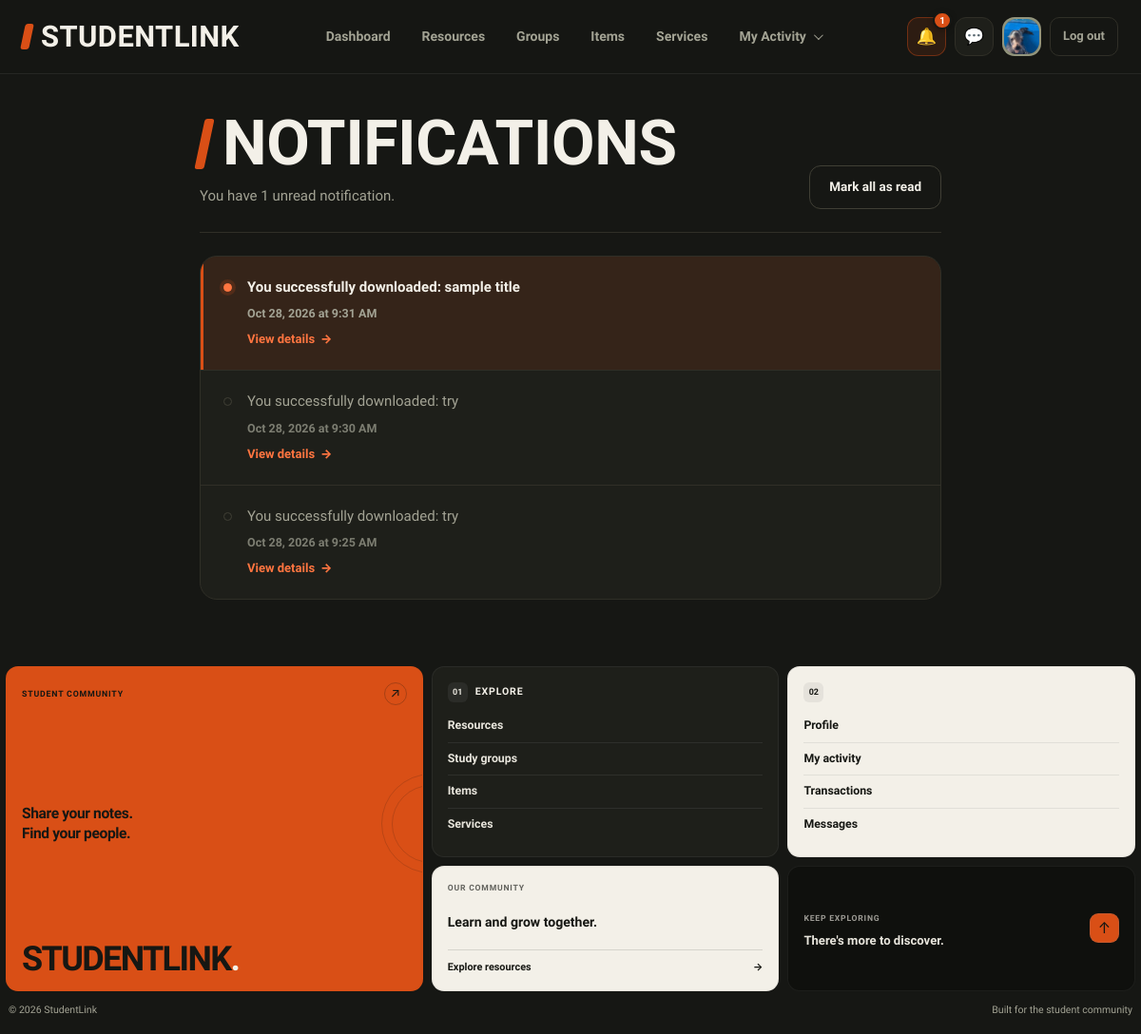
Screenshot of /notifications.php (signed in) with the database file from the repository.
### tables this page shows
CREATE TABLE `users` (
  `id` int(10) UNSIGNED NOT NULL,
  `full_name` varchar(100) NOT NULL,
  `email` varchar(150) NOT NULL,
  `password_hash` varchar(255) DEFAULT NULL,
  `google_id` varchar(64) DEFAULT NULL,
  `course` varchar(50) DEFAULT NULL,
  `year_level` varchar(20) DEFAULT NULL,
  `about` text DEFAULT NULL,
  `skills` varchar(255) DEFAULT NULL,
  `photo_path` varchar(255) DEFAULT NULL,
  `role` enum('student','admin') NOT NULL DEFAULT 'student',
  `status` enum('Active','Suspended') NOT NULL DEFAULT 'Active',
  `created_at` timestamp NOT NULL DEFAULT current_timestamp()
);

CREATE TABLE `notifications` (
  `id` int(10) UNSIGNED NOT NULL,
  `user_id` int(10) UNSIGNED NOT NULL,
  `message` varchar(255) NOT NULL,
  `link` varchar(255) DEFAULT NULL,
  `is_read` tinyint(1) NOT NULL DEFAULT 0,
  `created_at` timestamp NOT NULL DEFAULT current_timestamp()
);

### includes/functions.php (called while the page is built, shortened)
<?php
function e($v) {
    return htmlspecialchars((string)$v, ENT_QUOTES, 'UTF-8');
}

### notifications.php (the view, shortened to what this page needs)
<?php
require_once __DIR__ . '/db_connect.php';
require_once __DIR__ . '/includes/functions.php';
$userId = (int) $_SESSION['user_id'];
$notifications = [];
$stmt = $conn->prepare(
    "SELECT id, user_id, message, link, is_read, created_at
     FROM notifications
     WHERE user_id = ?
     ORDER BY created_at DESC, id DESC"
);
$stmt->bind_param('i', $userId);
$stmt->execute();
$result = $stmt->get_result();
while ($row = $result->fetch_assoc()) {
    $notifications[] = $row;
}
$unreadCount = 0;
foreach ($notifications as $notification) {
    if ((int) $notification['is_read'] === 0) {
        $unreadCount++;
    }
}
$active = 'notifications';
$css = ['notifications'];
include __DIR__ . '/includes/header.php';
?>
<main class="wrap narrow">
    <header class="page-head head-row">
        <div>
            <h1>Notifications</h1>
            <p class="meta">
                <?php if ($unreadCount > 0): ?>
                    You have <?= $unreadCount ?>
                    unread notification<?= $unreadCount === 1 ? '' : 's' ?>.
                <?php else: ?>
                    You're all caught up.
                <?php endif; ?>
            </p>
        </div>
        <form method="post" action="notifications.php">
            <button
                type="submit"
                class="btn btn-ghost"
                <?= $unreadCount === 0 ? 'disabled' : '' ?>
            >
                Mark all as read
            </button>
        </form>
    </header>
    <ul class="notes">
        <?php if (empty($notifications)): ?>
            <li class="note">
                <div>
                    <p>You don't have any notifications yet.</p>
                    <small class="meta">
                        New notifications will appear here.
                    </small>
                </div>
            </li>
        <?php else: ?>
            <?php foreach ($notifications as $n): ?>
                <?php $unread = (int) $n['is_read'] === 0; ?>
                <li class="note<?= $unread ? ' unread' : '' ?>">
                    <span class="dot" aria-hidden="true"></span>
                    <div>
                        <p><?= nl2br(e($n['message'])) ?></p>
                        <time datetime="<?= e(date('c', strtotime($n['created_at']))) ?>">
                            <?= e(date('M j, Y \a\t g:i A', strtotime($n['created_at']))) ?>
                        </time>
                        <?php if (!empty($n['link'])): ?>
                            <p>
                                <a href="<?= e($n['link']) ?>">
                                    View details
                                </a>
                            </p>
                        <?php endif; ?>
                    </div>
                </li>
            <?php endforeach; ?>
        <?php endif; ?>
    </ul>
</main>
<?php include __DIR__ . '/includes/footer.php'; ?>

### includes/header.php (shortened to what this page needs)
<?php
require_once __DIR__ . '/functions.php';
require_once __DIR__ . '/../db_connect.php';
$css = $css ?? [];
$active = $active ?? '';
$bare = $bare ?? false;
$headerName = $_SESSION['full_name']
    ?? $_SESSION['user']
    ?? 'Student';
$headerPhoto = '';
$unreadNotificationCount = 0;
if (!empty($_SESSION['user_id'])) {
    $headerUserId = (int) $_SESSION['user_id'];
    $photoStmt = $conn->prepare("
        SELECT full_name, photo_path
        FROM users
        WHERE id = ?
        LIMIT 1
    ");
    if ($photoStmt) {
        $photoStmt->bind_param('i', $headerUserId);
        $photoStmt->execute();
        $photoResult = $photoStmt->get_result();
        $headerUser = $photoResult->fetch_assoc();
        if ($headerUser) {
            $headerName = $headerUser['full_name'] ?: $headerName;
            if (!empty($headerUser['photo_path'])) {
                $headerPhoto = $headerUser['photo_path'];
            }
        }
    }
    $notificationStmt = $conn->prepare("
        SELECT COUNT(*) AS unread_count
        FROM notifications
        WHERE user_id = ?
        AND is_read = 0
    ");
    if ($notificationStmt) {
        $notificationStmt->bind_param('i', $headerUserId);
        $notificationStmt->execute();
        $notificationResult = $notificationStmt->get_result();
        $notificationRow = $notificationResult->fetch_assoc();
        $unreadNotificationCount = (int) (
            $notificationRow['unread_count'] ?? 0
        );
    }
}
?>
<!DOCTYPE html>
<html lang="en">
<head>
    <?php foreach ($css as $stylesheet): ?>
        <link
            rel="stylesheet"
            href="css/<?= e($stylesheet) ?>.css"
        >
    <?php endforeach; ?>
</head>
<body>
<?php if (!$bare): ?>
<nav class="nav" aria-label="Main navigation">
    <a class="logo" href="dashboard.php">StudentLink</a>
    <div class="nav-links">
        <?php
        $navigation = [
            'dashboard' => 'Dashboard',
            'resources' => 'Resources',
            'groups'    => 'Groups',
            'items'     => 'Items',
            'services'  => 'Services'
        ];
        foreach ($navigation as $key => $label):
        ?>
            <a
                href="<?= e($key) ?>.php"
                <?= $active === $key ? 'aria-current="page"' : '' ?>
            >
                <?= e($label) ?>
            </a>
        <?php endforeach; ?>
        <div class="activity-menu" id="activity-menu">
            <button
                type="button"
                class="activity-trigger <?= in_array($active, ['activity', 'transactions'], true) ? 'menu-active' : '' ?>"
                id="activity-menu-button"
                aria-expanded="false"
                aria-controls="activity-dropdown"
            >
                My Activity
                <span class="activity-chevron" aria-hidden="true"></span>
            </button>
        </div>
    </div>
    <div class="nav-tools">
        <a
            class="icon-btn notification-link"
            href="notifications.php"
            aria-label="<?= $unreadNotificationCount > 0
                ? 'Notifications, ' . $unreadNotificationCount . ' unread'
                : 'Notifications' ?>"
            title="Notifications"
            <?= $active === 'notifications' ? 'aria-current="page"' : '' ?>
        >
            &#128276;
            <?php if ($unreadNotificationCount > 0): ?>
                <span class="notification-badge">
                    <?= $unreadNotificationCount > 99
                        ? '99+'
                        : $unreadNotificationCount ?>
                </span>
            <?php endif; ?>
        </a>
        <a
            class="icon-btn"
            href="messages.php"
            aria-label="Messages"
            title="Messages"
            <?= $active === 'messages' ? 'aria-current="page"' : '' ?>
        >
            &#128172;
        </a>
        <a
            class="avatar"
            href="profile.php"
            aria-label="Your profile"
            title="<?= e($headerName) ?>"
        >
            <?php if ($headerPhoto !== ''): ?>
                <img
                    src="<?= e($headerPhoto) ?>"
                    alt="Your profile photo"
                >
            <?php else: ?>
                <?= e(initials($headerName)) ?>
            <?php endif; ?>
        </a>
        <a class="logout" href="logout.php">Log out</a>
    </div>
</nav>
<?php endif; ?>
</body>
</html>

### css/notifications.css (style rules this page uses)
:root { --bg: #161714; --panel: #1e1f1a; --panel-hover: #25261f; --panel-deep: #171814; --line: #302f27; --line-light: #403f35; --stone: #f3f0e8; --text: #e8e5dc; --muted: #a3a394; --faint: #7d7e72; --orange: #d94f16; --orange-light: #ff7540; --orange-soft: rgba(217, 79, 22, 0.12); --olive: #85876d; --olive-light: #b7b99b; --success: #a9e58e; --success-bg: rgba(93, 214, 44, 0.1); --white: #ffffff; --radius: 18px; --f-head: 'Big Shoulders Display', 'Arial Narrow', Impact, sans-serif; --f-body: 'Source Sans 3', system-ui, -apple-system, 'Segoe UI', sans-serif; }
* { box-sizing: border-box; }
html { min-height: 100%; scroll-behavior: smooth; }
body { margin: 0; min-height: 100vh; color: var(--text); background: var(--bg); font-family: var(--f-body); font-size: 16px; line-height: 1.6; -webkit-font-smoothing: antialiased; }
h1, h2, h3, h4 { margin-top: 0; color: var(--stone); font-family: var(--f-head); font-weight: 800; line-height: 1; text-transform: uppercase; }
p { margin-top: 0; }
a { color: var(--orange-light); text-decoration: none; transition: color 0.2s ease, background 0.2s ease, border-color 0.2s ease, transform 0.2s ease; }
button, input, select, textarea { font: inherit; }
button { cursor: pointer; }
.wrap { width: min(780px, calc(100% - 64px)); margin: 40px auto 70px; }
.page-head { margin-bottom: 24px; padding-bottom: 24px; border-bottom: 1px solid var(--line); }
.head-row { display: flex; align-items: flex-end; justify-content: space-between; gap: 24px; }
.page-head h1 { display: flex; align-items: center; gap: 14px; margin-bottom: 10px; font-size: clamp(44px, 5.5vw, 66px); letter-spacing: -0.3px; }
.page-head h1::before { width: 10px; height: 0.8em; background: var(--orange); border-radius: 3px; content: ""; transform: skew(-12deg); }
.page-head .meta { margin-bottom: 0; font-size: 15px; }
.page-head form { margin: 0; }
.meta { color: var(--muted); font-size: 14px; line-height: 1.7; }
.btn { display: inline-flex; align-items: center; justify-content: center; min-height: 46px; padding: 10px 20px; border: 1px solid transparent; border-radius: 12px; font-size: 13.5px; font-weight: 800; line-height: 1.2; white-space: nowrap; cursor: pointer; transition: color 0.2s ease, background 0.2s ease, border-color 0.2s ease, transform 0.2s ease; }
.btn-ghost { color: var(--stone); background: transparent; border-color: var(--line-light); }
.notes { margin: 0; padding: 0; overflow: hidden; list-style: none; background: var(--panel); border: 1px solid var(--line); border-radius: var(--radius); }
.note { position: relative; display: flex; align-items: flex-start; gap: 16px; padding: 20px 24px; transition: background 0.2s ease; }
.note + .note { border-top: 1px solid var(--line); }
.note .dot { flex-shrink: 0; width: 9px; height: 9px; margin-top: 8px; background: transparent; border: 1.5px solid var(--line-light); border-radius: 50%; }
.note > div { flex: 1; min-width: 0; }
.note p { margin: 0; color: var(--muted); font-size: 15px; line-height: 1.65; overflow-wrap: anywhere; }
.note time { display: block; margin-top: 6px; color: var(--faint); font-size: 12.5px; font-weight: 600; }
.note a { display: inline-flex; align-items: center; gap: 6px; margin-top: 6px; font-size: 13px; font-weight: 800; }
.note a::after { content: "\2192"; transition: transform 0.2s ease; }
.note p:has(> a) { margin: 0; }
.note.unread { background: var(--orange-soft); }
.note.unread::before { position: absolute; top: 0; bottom: 0; left: 0; width: 3px; background: var(--orange); content: ""; }
.note.unread .dot { background: var(--orange-light); border-color: var(--orange-light); box-shadow: 0 0 0 4px rgba(217, 79, 22, 0.18); }
.note.unread p { color: var(--stone); font-weight: 600; }
.note.unread time { color: var(--muted); }

### rows the page displays
users: photo_path (picture)
notifications: message "You successfully downloaded: sample title", created_at "Oct 28, 2026 at 9:31 AM"
notifications: message "You successfully downloaded: try", created_at "Oct 28, 2026 at 9:30 AM"
notifications: message "You successfully downloaded: try", created_at "Oct 28, 2026 at 9:25 AM"

### other values shown
$label "Dashboard"
$label "Resources"
$label "Groups"
$label "Items"
$label "Services"
$unreadNotificationCount "1"
$unreadCount "1"
